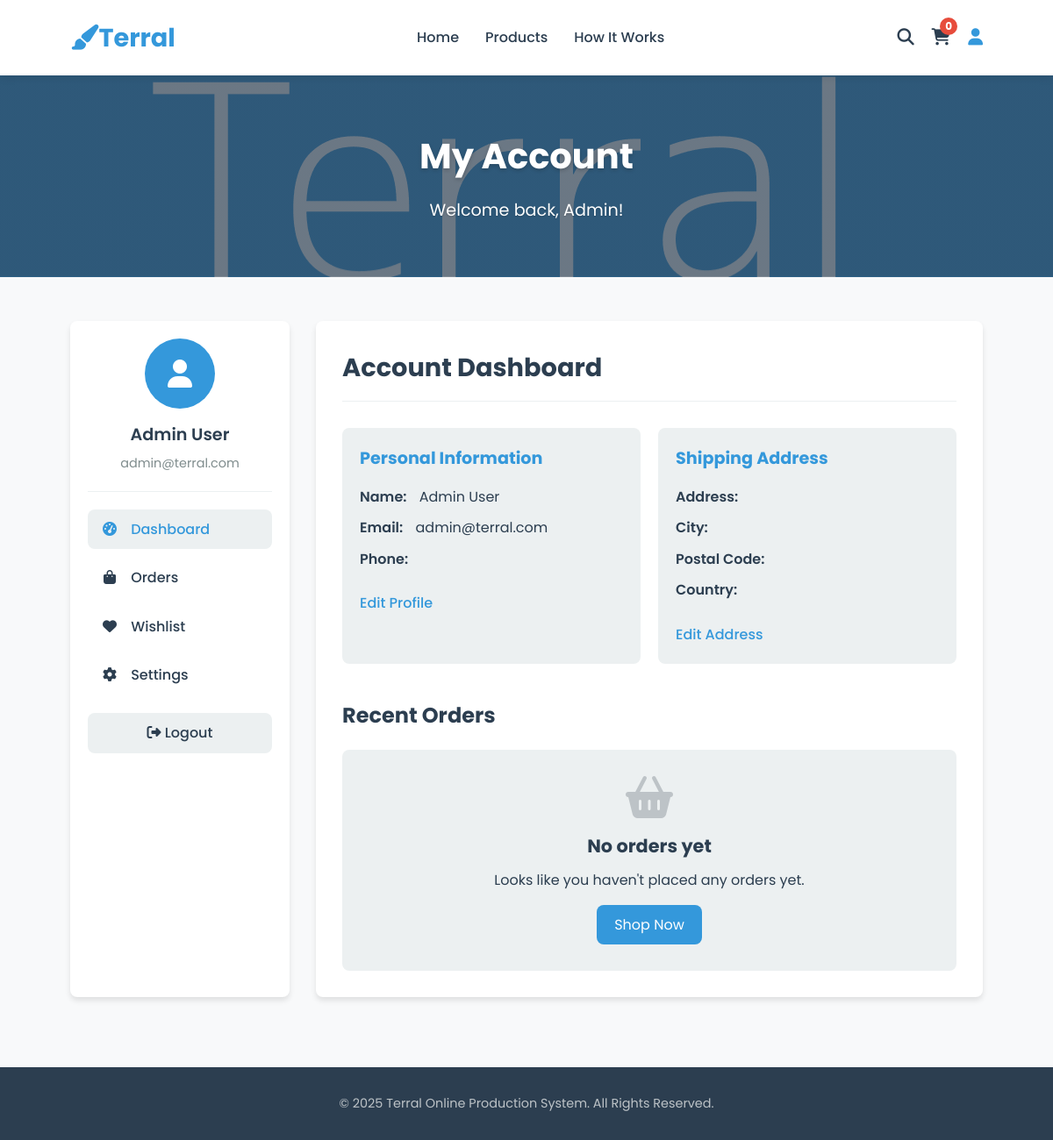
The app's page /account.php (signed in) with its own data.
### tables this page shows
CREATE TABLE `users` (
  `id` int(11) NOT NULL,
  `first_name` varchar(50) NOT NULL,
  `last_name` varchar(50) NOT NULL,
  `email` varchar(100) NOT NULL,
  `password` varchar(255) NOT NULL,
  `role` enum('admin','customer') NOT NULL DEFAULT 'customer',
  `phone` varchar(20) DEFAULT NULL,
  `address` varchar(255) DEFAULT NULL,
  `city` varchar(100) DEFAULT NULL,
  `state` varchar(100) DEFAULT NULL,
  `postal_code` varchar(20) DEFAULT NULL,
  `country` varchar(100) DEFAULT NULL,
  `created_at` timestamp NOT NULL DEFAULT current_timestamp(),
  `updated_at` timestamp NOT NULL DEFAULT current_timestamp() ON UPDATE current_timestamp(),
  `status` enum('active','inactive') DEFAULT 'active'
);

### account.php (the view, shortened to what this page needs)
<?php
$user = null;
$orders = [];
$error_message = '';
try {
    $database = new Database();
    $conn = $database->getConnection();
    $query = "SELECT * FROM users WHERE id = :id LIMIT 0,1";
    $stmt = $conn->prepare($query);
    $stmt->bindParam(':id', $_SESSION['user_id']);
    $stmt->execute();
    if ($stmt->rowCount() > 0) {
        $user = $stmt->fetch(PDO::FETCH_ASSOC);
    } else {
        $error_message = 'User not found';
    }
} catch (PDOException $e) {
    $error_message = 'Database error: ' . $e->getMessage();
}
?>
<!DOCTYPE html>
<html lang="en">
<head>
    <link rel="stylesheet" href="https://cdnjs.cloudflare.com/ajax/libs/font-awesome/6.4.0/css/all.min.css">
</head>
<body>
    <header>
        <div class="container">
            <nav class="navbar">
                <a href="index.php" class="logo">
                    <i class="fas fa-paint-brush"></i> Terral
                </a>
                <ul class="nav-links">
                    <li><a href="index.php">Home</a></li>
                    <li><a href="all-products.php">Products</a></li>
                    <li><a href="index.php#how-it-works">How It Works</a></li>
                </ul>
                <div class="nav-icons">
                    <a href="#" id="search-toggle"><i class="fas fa-search"></i></a>
                    <a href="#" id="cart-toggle" class="cart-icon">
                        <i class="fas fa-shopping-cart"></i>
                        <span class="cart-count">0</span>
                    </a>
                    <a href="account.php" class="active"><i class="fas fa-user"></i></a>
                </div>
            </nav>
        </div>
    </header>
    <section class="page-header">
        <div class="container">
            <h1>My Account</h1>
            <p class="welcome-text">Welcome back, <?php echo isset($user['first_name']) ? $user['first_name'] : 'Customer'; ?>!</p>
        </div>
    </section>
    <main class="container">
        <?php if (!empty($error_message)): ?>
            <div class="alert alert-danger">
                <?php echo $error_message; ?>
            </div>
        <?php else: ?>
            <div class="account-dashboard">
                <div class="account-sidebar">
                    <div class="sidebar-user">
                        <div class="user-avatar">
                            <i class="fas fa-user"></i>
                        </div>
                        <h3 class="user-name"><?php echo $user['first_name'] . ' ' . $user['last_name']; ?></h3>
                        <p class="user-email"><?php echo $user['email']; ?></p>
                    </div>
                    <ul class="sidebar-nav">
                        <li><a href="account.php" class="active"><i class="fas fa-tachometer-alt"></i> Dashboard</a></li>
                        <li><a href="account.php#order-history"><i class="fas fa-shopping-bag"></i> Orders</a></li>
                        <li><a href="all-products.php"><i class="fas fa-heart"></i> Wishlist</a></li>
                        <li><a href="account.php?section=settings"><i class="fas fa-cog"></i> Settings</a></li>
                    </ul>
                    <a href="logout.php" class="logout-btn"><i class="fas fa-sign-out-alt"></i> Logout</a>
                </div>
                <div class="account-content">
                    <h2 class="content-title">Account Dashboard</h2>
                    <div class="user-info">
                        <div class="info-card">
                            <h3>Personal Information</h3>
                            <div class="info-detail">
                                <span class="info-label">Name:</span>
                                <span><?php echo $user['first_name'] . ' ' . $user['last_name']; ?></span>
                            </div>
                            <div class="info-detail">
                                <span class="info-label">Email:</span>
                                <span><?php echo $user['email']; ?></span>
                            </div>
                            <div class="info-detail">
                                <span class="info-label">Phone:</span>
                            </div>
                            <a href="#" class="edit-link">Edit Profile</a>
                        </div>
                        <div class="info-card">
                            <h3>Shipping Address</h3>
                            <div class="info-detail">
                                <span class="info-label">Address:</span>
                            </div>
                            <div class="info-detail">
                                <span class="info-label">City:</span>
                            </div>
                            <div class="info-detail">
                                <span class="info-label">Postal Code:</span>
                            </div>
                            <div class="info-detail">
                                <span class="info-label">Country:</span>
                            </div>
                            <a href="#" class="edit-link">Edit Address</a>
                        </div>
                    </div>
                    <div class="order-history" id="order-history">
                        <h2>Recent Orders</h2>
                        <?php if (empty($orders)): ?>
                            <div class="no-orders">
                                <i class="fas fa-shopping-basket"></i>
                                <h3>No orders yet</h3>
                                <p>Looks like you haven't placed any orders yet.</p>
                                <a href="all-products.php" class="shop-now-btn">Shop Now</a>
                            </div>
                        <?php endif; ?>
                    </div>
                </div>
            </div>
        <?php endif; ?>
    </main>
    <footer class="footer">
        <div class="container">
            <div class="footer-bottom">
                <p>&copy; <?php echo date('Y'); ?> Terral Online Production System. All Rights Reserved.</p>
            </div>
        </div>
    </footer>
</body>
</html>

### records on screen
users: first_name "Admin", last_name "User", email "admin@terral.com"
